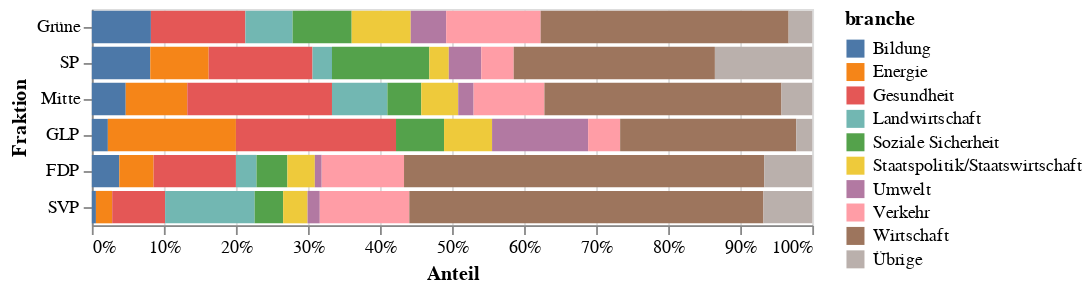

Write notebook code for a chart like this one.
### Markdown cell above
Umgekehrt kann man auch anschauen wo die Schwerpunkte der einzelnen Fraktionen liegen.
_Berücksichtigt hier sind alle Branchen mit insgesamt mindestens 20 bezahlten Lobbymandaten._

### Code cell
source = duckdb.query('''
    select branche, fraktion_lang fraktion, sort, count(1) count
    from df_bezahlt b
    join df_fraktionen f on f.fraktion = b.fraktion
    where branche in (select branche from df_bezahlt group by branche having count(1) >= 20)
    group by 1, 2, 3
    union
    select 'Übrige' branche, fraktion_lang fraktion, sort, count(1) count
    from df_bezahlt b
    join df_fraktionen f on f.fraktion = b.fraktion
    where branche not in (select branche from df_bezahlt group by branche having count(1) >= 20)
    group by 1, 2, 3
    order by branche, f.sort
''').to_df()

chart = alt.Chart(source).mark_bar().encode(
    x=alt.X('count', title='Anteil', axis=alt.Axis(format='%'), stack='normalize'),
    y=alt.Y('fraktion', title='Fraktion', sort=fraktion_namen),
    color='branche',
).properties(
    # height=400
)
chart.save('output/bars-nach-fraktion-und-branche-relativ-min20.pdf')
chart

### Figure 1 — Vega-Lite specification as saved in the notebook (floating-point values rounded to 4 significant figures)
{"config": {"view": {"continuousWidth": 400, "continuousHeight": 300}}, "data": {"name": "data-8021d5b2ecab83273b6b0aba683be8f9"}, "mark": "bar", "encoding": {"color": {"field": "branche", "type": "nominal"}, "x": {"axis": {"format": "%"}, "field": "count", "stack": "normalize", "title": "Anteil", "type": "quantitative"}, "y": {"field": "fraktion", "sort": ["Grüne", "SP", "Mitte", "GLP", "FDP", "SVP"], "title": "Fraktion", "type": "nominal"}}, "$schema": "https://vega.github.io/schema/vega-lite/v4.17.0.json", "datasets": {"data-8021d5b2ecab83273b6b0aba683be8f9": [{"branche": "Bildung", "fraktion": "Grüne", "sort": 1, "count": 5}, {"branche": "Bildung", "fraktion": "SP", "sort": 2, "count": 9}, {"branche": "Bildung", "fraktion": "GLP", "sort": 3, "count": 1}, {"branche": "Bildung", "fraktion": "Mitte", "sort": 4, "count": 11}, {"branche": "Bildung", "fraktion": "FDP", "sort": 5, "count": 8}, {"branche": "Bildung", "fraktion": "SVP", "sort": 6, "count": 1}, {"branche": "Energie", "fraktion": "SP", "sort": 2, "count": 9}, {"branche": "Energie", "fraktion": "GLP", "sort": 3, "count": 8}, {"branche": "Energie", "fraktion": "Mitte", "sort": 4, "count": 20}, {"branche": "Energie", "fraktion": "FDP", "sort": 5, "count": 10}, {"branche": "Energie", "fraktion": "SVP", "sort": 6, "count": 4}, {"branche": "Gesundheit", "fraktion": "Grüne", "sort": 1, "count": 8}, {"branche": "Gesundheit", "fraktion": "SP", "sort": 2, "count": 16}, {"branche": "Gesundheit", "fraktion": "GLP", "sort": 3, "count": 10}, {"branche": "Gesundheit", "fraktion": "Mitte", "sort": 4, "count": 47}, {"branche": "Gesundheit", "fraktion": "FDP", "sort": 5, "count": 24}, {"branche": "Gesundheit", "fraktion": "SVP", "sort": 6, "count": 13}, {"branche": "Landwirtschaft", "fraktion": "Grüne", "sort": 1, "count": 4}, {"branche": "Landwirtschaft", "fraktion": "SP", "sort": 2, "count": 3}, {"branche": "Landwirtschaft", "fraktion": "Mitte", "sort": 4, "count": 18}, {"branche": "Landwirtschaft", "fraktion": "FDP", "sort": 5, "count": 6}, {"branche": "Landwirtschaft", "fraktion": "SVP", "sort": 6, "count": 22}, {"branche": "Soziale Sicherheit", "fraktion": "Grüne", "sort": 1, "count": 5}, {"branche": "Soziale Sicherheit", "fraktion": "SP", "sort": 2, "count": 15}, {"branche": "Soziale Sicherheit", "fraktion": "GLP", "sort": 3, "count": 3}, {"branche": "Soziale Sicherheit", "fraktion": "Mitte", "sort": 4, "count": 11}, {"branche": "Soziale Sicherheit", "fraktion": "FDP", "sort": 5, "count": 9}, {"branche": "Soziale Sicherheit", "fraktion": "SVP", "sort": 6, "count": 7}, {"branche": "Staatspolitik/Staatswirtschaft", "fraktion": "Grüne", "sort": 1, "count": 5}, {"branche": "Staatspolitik/Staatswirtschaft", "fraktion": "SP", "sort": 2, "count": 3}, {"branche": "Staatspolitik/Staatswirtschaft", "fraktion": "GLP", "sort": 3, "count": 3}, {"branche": "Staatspolitik/Staatswirtschaft", "fraktion": "Mitte", "sort": 4, "count": 12}, {"branche": "Staatspolitik/Staatswirtschaft", "fraktion": "FDP", "sort": 5, "count": 8}, {"branche": "Staatspolitik/Staatswirtschaft", "fraktion": "SVP", "sort": 6, "count": 6}, {"branche": "Umwelt", "fraktion": "Grüne", "sort": 1, "count": 3}, {"branche": "Umwelt", "fraktion": "SP", "sort": 2, "count": 5}, {"branche": "Umwelt", "fraktion": "GLP", "sort": 3, "count": 6}, {"branche": "Umwelt", "fraktion": "Mitte", "sort": 4, "count": 5}, {"branche": "Umwelt", "fraktion": "FDP", "sort": 5, "count": 2}, {"branche": "Umwelt", "fraktion": "SVP", "sort": 6, "count": 3}, {"branche": "Verkehr", "fraktion": "Grüne", "sort": 1, "count": 8}, {"branche": "Verkehr", "fraktion": "SP", "sort": 2, "count": 5}, {"branche": "Verkehr", "fraktion": "GLP", "sort": 3, "count": 2}, {"branche": "Verkehr", "fraktion": "Mitte", "sort": 4, "count": 23}, {"branche": "Verkehr", "fraktion": "FDP", "sort": 5, "count": 24}, {"branche": "Verkehr", "fraktion": "SVP", "sort": 6, "count": 22}, {"branche": "Wirtschaft", "fraktion": "Grüne", "sort": 1, "count": 21}, {"branche": "Wirtschaft", "fraktion": "SP", "sort": 2, "count": 31}, {"branche": "Wirtschaft", "fraktion": "GLP", "sort": 3, "count": 11}, {"branche": "Wirtschaft", "fraktion": "Mitte", "sort": 4, "count": 77}, {"branche": "Wirtschaft", "fraktion": "FDP", "sort": 5, "count": 105}, {"branche": "Wirtschaft", "fraktion": "SVP", "sort": 6, "count": 87}, {"branche": "Übrige", "fraktion": "Grüne", "sort": 1, "count": 2}, {"branche": "Übrige", "fraktion": "SP", "sort": 2, "count": 15}, {"branche": "Übrige", "fraktion": "GLP", "sort": 3, "count": 1}, {"branche": "Übrige", "fraktion": "Mitte", "sort": 4, "count": 10}, {"branche": "Übrige", "fraktion": "FDP", "sort": 5, "count": 14}, {"branche": "Übrige", "fraktion": "SVP", "sort": 6, "count": 12}]}}
